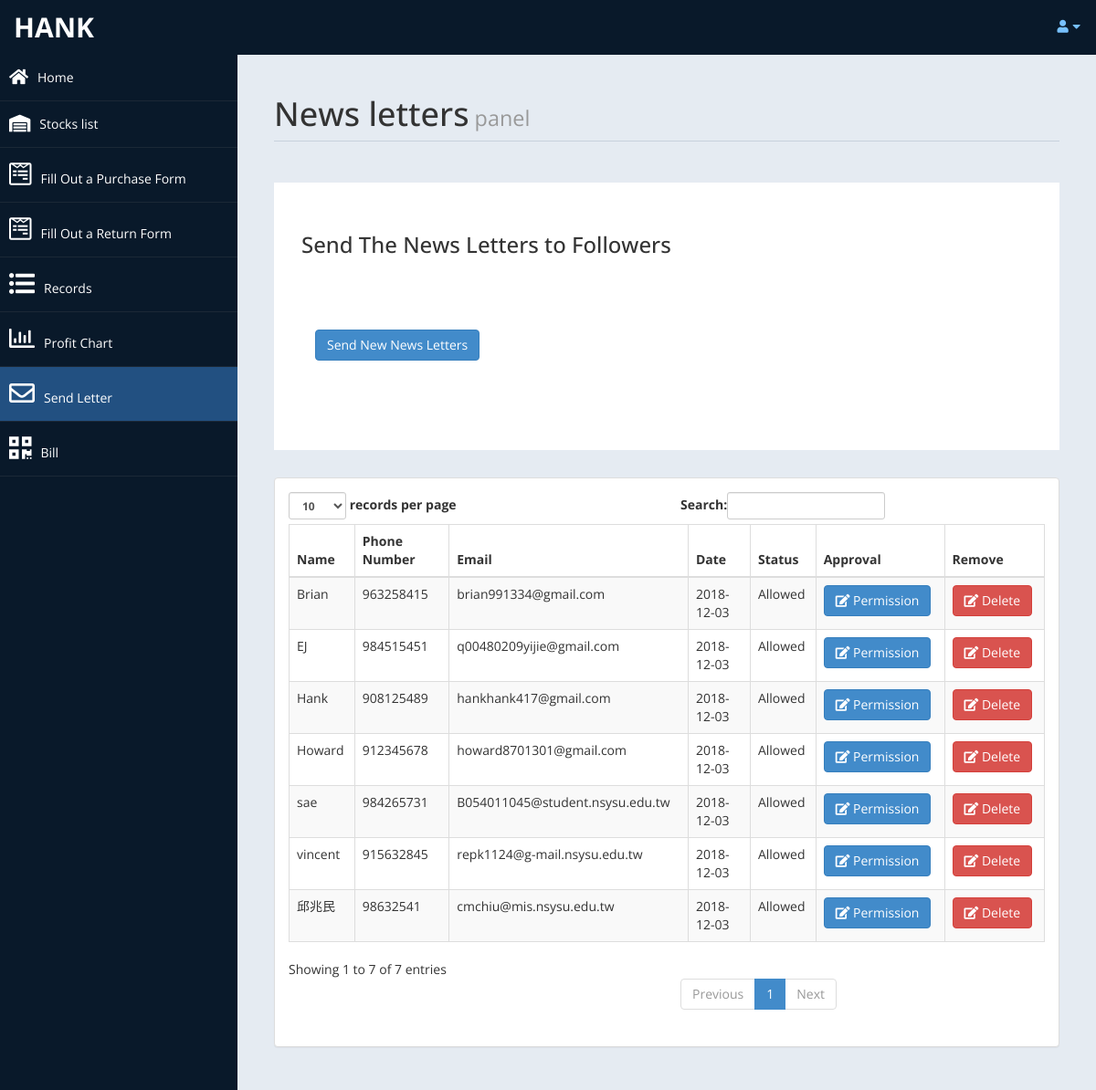
Page /admin/sendletter.php (signed in) on the committed database.
### tables this page shows
CREATE TABLE  contact (
  id int(10) unsigned NOT NULL,
  fullname varchar(100) DEFAULT NULL,
  phoneno int(10) DEFAULT NULL,
  email varchar(100),
  cdate date DEFAULT NULL,
  approval varchar(12) DEFAULT NULL,
  PRIMARY KEY(id)
);

### admin/sendletter.php (the view, shortened to what this page needs)
<!DOCTYPE html>
<html xmlns="http://www.w3.org/1999/xhtml">
<head>
    <link href="assets/css/bootstrap.css" rel="stylesheet" />
    <link rel="stylesheet" href="https://use.fontawesome.com/releases/v5.0.13/css/all.css">
    <link href="assets/js/morris/morris-0.4.3.min.css" rel="stylesheet" />
    <link href="assets/css/custom-styles.css" rel="stylesheet" />
</head>
<body>
    <div id="wrapper">
        <nav class="navbar navbar-default top-navbar" role="navigation">
            <div class="navbar-header">
                <a class="navbar-brand" href="home.php"><?php echo $_SESSION["user"]; ?> </a>
            </div>
            <ul class="nav navbar-top-links navbar-right">
                <li class="dropdown">
                    <a class="dropdown-toggle" data-toggle="dropdown" href="#" aria-expanded="false">
                        <i class="fa fa-user fa-fw"></i><i class="fa fa-caret-down"></i>
                    </a>
                </li>
            </ul>
        </nav>
        <nav class="navbar-default navbar-side" role="navigation">
            <div class="sidebar-collapse">
                <ul class="nav" id="main-menu">
                    <li><a href="home.php"><i class="fa fa-home fa-lg"></i>Home</a></li>
                    <li><a href="stock.php"><i class="fas fa-warehouse fa-lg"></i>Stocks list</a></li>
                    <li><a href="purchaseorder.php"><i class="fab fa-wpforms fa-2x"></i>Fill Out a Purchase Form</a></li>
                    <li><a href="returnorder.php"><i class="fab fa-wpforms fa-2x"></i>Fill Out a Return Form</a></li>
                    <li><a href="tradepayment.php"><i class="fas fa-list-ul fa-2x"></i>Records</a></li>
                    <li><a href="profitChart.php"><i class="far fa-chart-bar fa-2x"></i>Profit Chart</a></li>
                    <li><a class="active-menu" href="sendletter.php"><i class="far fa-envelope fa-2x"></i>Send Letter</a></li>
                    <li><a href="Bill.php"><i class="fas fa-qrcode fa-2x"></i>Bill</a></li>
                </ul>
            </div>
        </nav>
        <div id="page-wrapper" >
            <div id="page-inner">
			 <div class="row">
                    <div class="col-md-12">
                        <h1 class="page-header">
                           News letters<small> panel</small>
                        </h1>
                    </div>
                </div>
				 <div class="row">
                <div class="col-md-12">
                    <div class="jumbotron">
                        <h3>Send The News Letters to Followers</h3>
                        <p></p>
                        <p>
						<div class="panel-body">
                            <button class="btn btn-primary btn" data-toggle="modal" data-target="#myModal">
                              Send New News Letters
                            </button>
                            </div>
                        </div>
                        <?php
                        include('db.php');
                       ?>
                    </div>
                </div>
            </div>
               <?php
				$sql = "SELECT * FROM `contact`";
				$re = mysqli_query($con,$sql);
			   ?>
            <div class="row">
                <div class="col-md-12">
                    <div class="panel panel-default">
                        <div class="panel-body">
                            <div class="table-responsive">
                                <table class="table table-striped table-bordered table-hover" id="dataTables-example">
                                    <thead>
                                        <tr>
                                            <th>Name</th>
											<th>Phone Number</th>
                                            <th>Email</th>
                                            <th>Date</th>
											<th>Status</th>
											<th>Approval</th>
											<th>Remove</th>
                                        </tr>
                                    </thead>
                                    <tbody>
									<?php
										while($row = mysqli_fetch_array($re))
										{
											$id = $row['id'];
											if($id % 2 ==1 )
											{
												echo"<tr class='gradeC'>
													<td>".$row['fullname']."</td>
													<td>".$row['phoneno']."</td>
													<td>".$row['email']."</td>
													<td>".$row['cdate']."</td>
													<td>".$row['approval']."</td>
													<td><a href=newsletter.php?eid=".$id ." <button class='btn btn-primary'> <i class='fa fa-edit' ></i> Permission</button></td>
													<td><a href=newsletterdel.php?eid=".$id ." <button class='btn btn-danger'> <i class='fa fa-edit' ></i> Delete</button></td>
												</tr>";
											}
											else
											{
												echo"<tr class='gradeU'>
													<td>".$row['fullname']."</td>
													<td>".$row['phoneno']."</td>
													<td>".$row['email']."</td>
													<td>".$row['cdate']."</td>
													<td>".$row['approval']."</td>
													<td><a href=newsletter.php?eid=".$id." <button class='btn btn-primary'> <i class='fa fa-edit' ></i> Permission</button></td>
													<td><a href=newsletterdel.php?eid=".$id ." <button class='btn btn-danger'> <i class='fa fa-edit' ></i> Delete </button></td>
												</tr>";
											}
										}
									?>
                                    </tbody>
                                </table>
                            </div>
                        </div>
                    </div>
                </div>
            </div>
                </div>
            </div>
</body>
</html>

### admin/assets/css/custom-styles.css (style rules this page uses)
body { font-family: 'Open Sans', sans-serif; }
#wrapper { width: 100%; background:#09192A; }
#page-wrapper { padding: 15px 15px; min-height: 600px; background:#E5EBF2; }
#page-inner { width:100%; margin:10px 20px 10px 0px; background-color:transparent; padding:10px; min-height:1200px; }
h1, .h1, h2, .h2, h3, .h3 { margin-top: 7px; margin-bottom: -5px; }
p { font-size:16px; line-height:25px; padding-top:20px; }
.page-header { padding-bottom: 9px; margin: 10px 0 45px; border-bottom: 1px solid #C7D1DD; }
.jumbotron, .well { background:#fff; }
.top-navbar { margin:0px; }
.top-navbar .navbar-brand { color: #fff; width: 260px; text-align: left; height: 60px; font-size: 30px; font-weight: 700; text-transform: uppercase; line-height: 30px; }
.top-navbar .nav > li { position: relative; display: inline-block; }
.top-navbar .nav > li > a { position: relative; display: block; padding: 19px 15px; color: #77C0FD; }
.active-menu { background-color:#225081!important; }
.sidebar-collapse , .sidebar-collapse .nav { background:none; }
.sidebar-collapse .nav { padding:0; }
.sidebar-collapse .nav > li > a { color:#fff; background:transparent; text-shadow:none; }
.sidebar-collapse > .nav > li > a { padding:15px 10px; }
.sidebar-collapse > .nav > li { border-bottom: 1px solid rgba(107, 108, 109, 0.19); }
.navbar-side { border:none; background-color: transparent; }
.top-navbar { background:#09192A; border-bottom:none; }
.top-navbar .nav > li > a > i { margin-right: 2px; }
.navbar-default { border:0px solid black; }
.navbar-header { background: #09192A; }
.nav > li > a > i { margin-right:10px; }
@media (min-width:768px) { #page-wrapper { margin: 0 0 0 260px; padding: 15px 30px; min-height: 1200px; } }
@media (min-width:768px) { .navbar-side { z-index: 1; position: absolute; width: 260px; } }
@media (min-width:768px) { .navbar { border-radius: 0px; } }

### rows in the picture
contact: fullname "Howard", phoneno "912345678", email "howard8701301@gmail.com", cdate "2018-12-03", approval "Allowed"
contact: fullname "Brian", phoneno "963258415", email "brian991334@gmail.com", cdate "2018-12-03", approval "Allowed"
contact: fullname "Hank", phoneno "908125489", email "hankhank417@gmail.com", cdate "2018-12-03", approval "Allowed"
contact: fullname "EJ", phoneno "984515451", email "q00480209yijie@gmail.com", cdate "2018-12-03", approval "Allowed"
contact: fullname "vincent", phoneno "915632845", email "repk1124@g-mail.nsysu.edu.tw", cdate "2018-12-03", approval "Allowed"
contact: fullname "sae", phoneno "984265731", email "B054011045@student.nsysu.edu.tw", cdate "2018-12-03", approval "Allowed"
contact: fullname "邱兆民", phoneno "98632541", email "cmchiu@mis.nsysu.edu.tw", cdate "2018-12-03", approval "Allowed"

### other values in the picture
$_SESSION["user"] "HANK"
